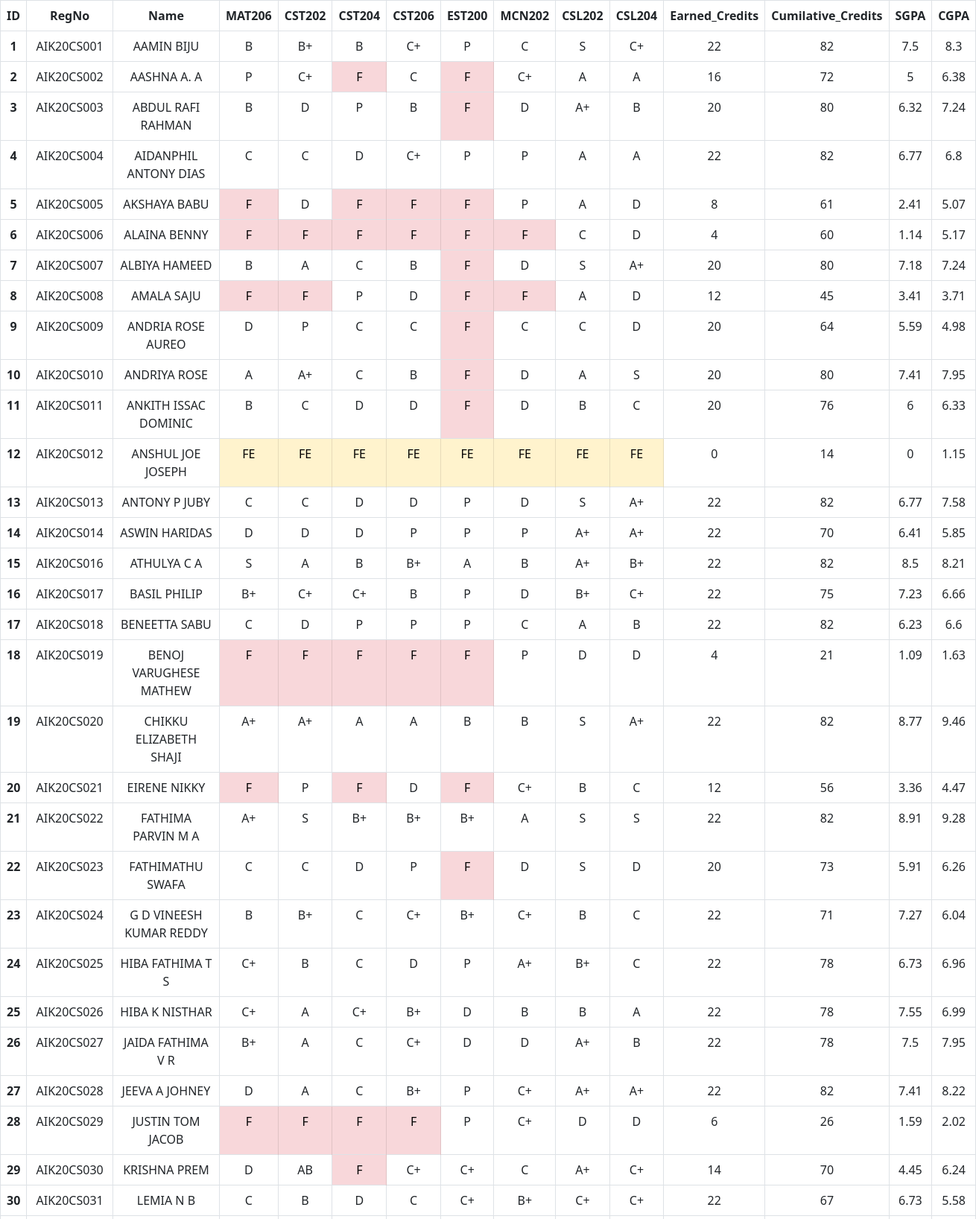
Page /tables (upper part) on the committed database.
### main.py (models this page shows)
class Student(db.Model):
    id = db.Column(db.Integer,primary_key=True)
    RegNo = db.Column(db.String(10),nullable=False)
    Name = db.Column(db.String(50),nullable=False)
    MAT206 = db.Column(db.String(10),nullable=False)
    CST202 = db.Column(db.String(10),nullable=False)
    CST204 = db.Column(db.String(10),nullable=False)
    CST206 = db.Column(db.String(10),nullable=False)
    EST200 = db.Column(db.String(10),nullable=False)
    MCN202 = db.Column(db.String(10),nullable=False)
    CSL202 = db.Column(db.String(10),nullable=False)
    CSL204 = db.Column(db.String(10),nullable=False)
    Earned_Credits = db.Column(db.Integer,nullable=False)
    Cumilative_Credits = db.Column(db.Integer,nullable=False)
    SGPA = db.Column(db.Integer,nullable=False)
    CGPA = db.Column(db.Integer,nullable=False)

### main.py (the view)
@app.route("/tables")                   #display table
def tables():
    data = Student.query.all()
    return render_template('tables.html', data=data)

### templates/tables.html (shortened to what this page needs)
{% extends 'base.html' %}
{% block body %}
<table class="table table-hover text-center table-bordered">
  <thead>
    <tr>
      <th scope="col">ID</th>
      <th scope="col">RegNo</th>
      <th scope="col">Name</th>
      <th scope="col">MAT206</th>
      <th scope="col">CST202</th>
      <th scope="col">CST204</th>
      <th scope="col">CST206</th>
      <th scope="col">EST200</th>
      <th scope="col">MCN202</th>
      <th scope="col">CSL202</th>
      <th scope="col">CSL204</th>
      <th scope="col">Earned_Credits</th>
      <th scope="col">Cumilative_Credits</th>
      <th scope="col">SGPA</th>
      <th scope="col">CGPA</th>
    </tr>
  </thead>
  <tbody>
  {% for row in data %}
    <tr>
      <th scope="row">{{ row.id }}</th>
      <td>{{ row.RegNo }}</td>
      <td>{{ row.Name }}</td>
      {% if row.MAT206 == "F" %}
      <td class="table-danger">{{ row.MAT206 }}</td>
      {% else %}
      {% if row.MAT206 == "FE" %}
      <td class="table-warning">{{ row.MAT206 }}</td>
      {% else %}
      <td >{{ row.MAT206 }}</td>
      {% endif %}
      {% endif %}
      {% if row.CST202 == "F" %}
      <td class="table-danger">{{ row.CST202 }}</td>
      {% else %}
      {% if row.CST202 == "FE" %}
      <td class="table-warning">{{ row.CST202 }}</td>
      {% else %}
      <td >{{ row.CST202 }}</td>
      {% endif %}
      {% endif %}
      {% if row.CST204 == "F" %}
      <td class="table-danger">{{ row.CST204 }}</td>
      {% else %}
      {% if row.CST204 == "FE" %}
      <td class="table-warning">{{ row.CST204 }}</td>
      {% else %}
      <td >{{ row.CST204 }}</td>
      {% endif %}
      {% endif %}
      {% if row.CST206 == "F" %}
      <td class="table-danger">{{ row.CST206 }}</td>
      {% else %}
      {% if row.CST206 == "FE" %}
      <td class="table-warning">{{ row.CST206 }}</td>
      {% else %}
      <td >{{ row.CST206 }}</td>
      {% endif %}
      {% endif %}
      {% if row.EST200 == "F" %}
      <td class="table-danger">{{ row.EST200 }}</td>
      {% else %}
      {% if row.EST200 == "FE" %}
      <td class="table-warning">{{ row.EST200 }}</td>
      {% else %}
      <td >{{ row.EST200 }}</td>
      {% endif %}
      {% endif %}
      {% if row.MCN202 == "F" %}
      <td class="table-danger">{{ row.MCN202 }}</td>
      {% else %}
      {% if row.MCN202 == "FE" %}
      <td class="table-warning">{{ row.MCN202 }}</td>
      {% else %}
      <td >{{ row.MCN202 }}</td>
      {% endif %}
      {% endif %}
      {% if row.CSL202 == "F" %}
      <td class="table-danger">{{ row.CSL202 }}</td>
      {% else %}
      {% if row.CSL202 == "FE" %}
      <td class="table-warning">{{ row.CSL202 }}</td>
      {% else %}
      <td >{{ row.CSL202 }}</td>
      {% endif %}
      {% endif %}
      {% if row.CSL204 == "F" %}
      <td class="table-danger">{{ row.CSL204 }}</td>
      {% else %}
      {% if row.CSL204 == "FE" %}
      <td class="table-warning">{{ row.CSL204 }}</td>
      {% else %}
      <td >{{ row.CSL204 }}</td>
      {% endif %}
      {% endif %}
      <td>{{ row.Earned_Credits }}</td>
      <td>{{ row.Cumilative_Credits }}</td>
      <td>{{ row.SGPA }}</td>
      <td>{{ row.CGPA }}</td>
    </tr>
    {% endfor %}
  </tbody>
</table>
{% endblock body %}

### rows in the picture
Student: id "1", RegNo "AIK20CS001", Name "AAMIN BIJU", MAT206 "B", CST202 "B+", CST204 "B", CST206 "C+", EST200 "P", MCN202 "C", CSL202 "S", CSL204 "C+", Earned_Credits "22", Cumilative_Credits "82", SGPA "7.5", CGPA "8.3"
Student: id "2", RegNo "AIK20CS002", Name "AASHNA A. A", MAT206 "P", CST202 "C+", CST204 "F", CST206 "C", EST200 "F", MCN202 "C+", CSL202 "A", CSL204 "A", Earned_Credits "16", Cumilative_Credits "72", SGPA "5", CGPA "6.38"
Student: id "3", RegNo "AIK20CS003", Name "ABDUL RAFI RAHMAN", MAT206 "B", CST202 "D", CST204 "P", CST206 "B", EST200 "F", MCN202 "D", CSL202 "A+", CSL204 "B", Earned_Credits "20", Cumilative_Credits "80", SGPA "6.32", CGPA "7.24"
Student: id "4", RegNo "AIK20CS004", Name "AIDANPHIL ANTONY DIAS", MAT206 "C", CST202 "C", CST204 "D", CST206 "C+", EST200 "P", MCN202 "P", CSL202 "A", CSL204 "A", Earned_Credits "22", Cumilative_Credits "82", SGPA "6.77", CGPA "6.8"
Student: id "5", RegNo "AIK20CS005", Name "AKSHAYA BABU", MAT206 "F", CST202 "D", CST204 "F", CST206 "F", EST200 "F", MCN202 "P", CSL202 "A", CSL204 "D", Earned_Credits "8", Cumilative_Credits "61", SGPA "2.41", CGPA "5.07"
Student: id "6", RegNo "AIK20CS006", Name "ALAINA BENNY", MAT206 "F", CST202 "F", CST204 "F", CST206 "F", EST200 "F", MCN202 "F", CSL202 "C", CSL204 "D", Earned_Credits "4", Cumilative_Credits "60", SGPA "1.14", CGPA "5.17"
Student: id "7", RegNo "AIK20CS007", Name "ALBIYA HAMEED", MAT206 "B", CST202 "A", CST204 "C", CST206 "B", EST200 "F", MCN202 "D", CSL202 "S", CSL204 "A+", Earned_Credits "20", Cumilative_Credits "80", SGPA "7.18", CGPA "7.24"
Student: id "8", RegNo "AIK20CS008", Name "AMALA SAJU", MAT206 "F", CST202 "F", CST204 "P", CST206 "D", EST200 "F", MCN202 "F", CSL202 "A", CSL204 "D", Earned_Credits "12", Cumilative_Credits "45", SGPA "3.41", CGPA "3.71"
Student: id "9", RegNo "AIK20CS009", Name "ANDRIA ROSE AUREO", MAT206 "D", CST202 "P", CST204 "C", CST206 "C", EST200 "F", MCN202 "C", CSL202 "C", CSL204 "D", Earned_Credits "20", Cumilative_Credits "64", SGPA "5.59", CGPA "4.98"
Student: id "10", RegNo "AIK20CS010", Name "ANDRIYA ROSE", MAT206 "A", CST202 "A+", CST204 "C", CST206 "B", EST200 "F", MCN202 "D", CSL202 "A", CSL204 "S", Earned_Credits "20", Cumilative_Credits "80", SGPA "7.41", CGPA "7.95"
Student: id "11", RegNo "AIK20CS011", Name "ANKITH ISSAC DOMINIC", MAT206 "B", CST202 "C", CST204 "D", CST206 "D", EST200 "F", MCN202 "D", CSL202 "B", CSL204 "C", Earned_Credits "20", Cumilative_Credits "76", SGPA "6", CGPA "6.33"
Student: id "12", RegNo "AIK20CS012", Name "ANSHUL JOE JOSEPH", MAT206 "FE", CST202 "FE", CST204 "FE", CST206 "FE", EST200 "FE", MCN202 "FE", CSL202 "FE", CSL204 "FE", Earned_Credits "0", Cumilative_Credits "14", SGPA "0", CGPA "1.15"
Student: id "13", RegNo "AIK20CS013", Name "ANTONY P JUBY", MAT206 "C", CST202 "C", CST204 "D", CST206 "D", EST200 "P", MCN202 "D", CSL202 "S", CSL204 "A+", Earned_Credits "22", Cumilative_Credits "82", SGPA "6.77", CGPA "7.58"
Student: id "14", RegNo "AIK20CS014", Name "ASWIN HARIDAS", MAT206 "D", CST202 "D", CST204 "D", CST206 "P", EST200 "P", MCN202 "P", CSL202 "A+", CSL204 "A+", Earned_Credits "22", Cumilative_Credits "70", SGPA "6.41", CGPA "5.85"
Student: id "15", RegNo "AIK20CS016", Name "ATHULYA C A", MAT206 "S", CST202 "A", CST204 "B", CST206 "B+", EST200 "A", MCN202 "B", CSL202 "A+", CSL204 "B+", Earned_Credits "22", Cumilative_Credits "82", SGPA "8.5", CGPA "8.21"
Student: id "16", RegNo "AIK20CS017", Name "BASIL PHILIP", MAT206 "B+", CST202 "C+", CST204 "C+", CST206 "B", EST200 "P", MCN202 "D", CSL202 "B+", CSL204 "C+", Earned_Credits "22", Cumilative_Credits "75", SGPA "7.23", CGPA "6.66"
Student: id "17", RegNo "AIK20CS018", Name "BENEETTA SABU", MAT206 "C", CST202 "D", CST204 "P", CST206 "P", EST200 "P", MCN202 "C", CSL202 "A", CSL204 "B", Earned_Credits "22", Cumilative_Credits "82", SGPA "6.23", CGPA "6.6"
Student: id "18", RegNo "AIK20CS019", Name "BENOJ VARUGHESE MATHEW", MAT206 "F", CST202 "F", CST204 "F", CST206 "F", EST200 "F", MCN202 "P", CSL202 "D", CSL204 "D", Earned_Credits "4", Cumilative_Credits "21", SGPA "1.09", CGPA "1.63"
Student: id "19", RegNo "AIK20CS020", Name "CHIKKU ELIZABETH SHAJI", MAT206 "A+", CST202 "A+", CST204 "A", CST206 "A", EST200 "B", MCN202 "B", CSL202 "S", CSL204 "A+", Earned_Credits "22", Cumilative_Credits "82", SGPA "8.77", CGPA "9.46"
Student: id "20", RegNo "AIK20CS021", Name "EIRENE NIKKY", MAT206 "F", CST202 "P", CST204 "F", CST206 "D", EST200 "F", MCN202 "C+", CSL202 "B", CSL204 "C", Earned_Credits "12", Cumilative_Credits "56", SGPA "3.36", CGPA "4.47"
Student: id "21", RegNo "AIK20CS022", Name "FATHIMA PARVIN M A", MAT206 "A+", CST202 "S", CST204 "B+", CST206 "B+", EST200 "B+", MCN202 "A", CSL202 "S", CSL204 "S", Earned_Credits "22", Cumilative_Credits "82", SGPA "8.91", CGPA "9.28"
Student: id "22", RegNo "AIK20CS023", Name "FATHIMATHU SWAFA", MAT206 "C", CST202 "C", CST204 "D", CST206 "P", EST200 "F", MCN202 "D", CSL202 "S", CSL204 "D", Earned_Credits "20", Cumilative_Credits "73", SGPA "5.91", CGPA "6.26"
Student: id "23", RegNo "AIK20CS024", Name "G D VINEESH KUMAR REDDY", MAT206 "B", CST202 "B+", CST204 "C", CST206 "C+", EST200 "B+", MCN202 "C+", CSL202 "B", CSL204 "C", Earned_Credits "22", Cumilative_Credits "71", SGPA "7.27", CGPA "6.04"
Student: id "24", RegNo "AIK20CS025", Name "HIBA FATHIMA T S", MAT206 "C+", CST202 "B", CST204 "C", CST206 "D", EST200 "P", MCN202 "A+", CSL202 "B+", CSL204 "C", Earned_Credits "22", Cumilative_Credits "78", SGPA "6.73", CGPA "6.96"
Student: id "25", RegNo "AIK20CS026", Name "HIBA K NISTHAR", MAT206 "C+", CST202 "A", CST204 "C+", CST206 "B+", EST200 "D", MCN202 "B", CSL202 "B", CSL204 "A", Earned_Credits "22", Cumilative_Credits "78", SGPA "7.55", CGPA "6.99"
Student: id "26", RegNo "AIK20CS027", Name "JAIDA FATHIMA V R", MAT206 "B+", CST202 "A", CST204 "C", CST206 "C+", EST200 "D", MCN202 "D", CSL202 "A+", CSL204 "B", Earned_Credits "22", Cumilative_Credits "78", SGPA "7.5", CGPA "7.95"
Student: id "27", RegNo "AIK20CS028", Name "JEEVA A JOHNEY", MAT206 "D", CST202 "A", CST204 "C", CST206 "B+", EST200 "P", MCN202 "C+", CSL202 "A+", CSL204 "A+", Earned_Credits "22", Cumilative_Credits "82", SGPA "7.41", CGPA "8.22"
Student: id "28", RegNo "AIK20CS029", Name "JUSTIN TOM JACOB", MAT206 "F", CST202 "F", CST204 "F", CST206 "F", EST200 "P", MCN202 "C+", CSL202 "D", CSL204 "D", Earned_Credits "6", Cumilative_Credits "26", SGPA "1.59", CGPA "2.02"
Student: id "29", RegNo "AIK20CS030", Name "KRISHNA PREM", MAT206 "D", CST202 "AB", CST204 "F", CST206 "C+", EST200 "C+", MCN202 "C", CSL202 "A+", CSL204 "C+", Earned_Credits "14", Cumilative_Credits "70", SGPA "4.45", CGPA "6.24"
Student: id "30", RegNo "AIK20CS031", Name "LEMIA N B", MAT206 "C", CST202 "B", CST204 "D", CST206 "C", EST200 "C+", MCN202 "B+", CSL202 "C+", CSL204 "C+", Earned_Credits "22", Cumilative_Credits "67", SGPA "6.73", CGPA "5.58"
